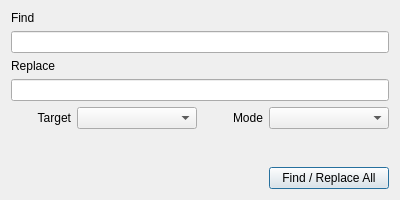
<?xml version="1.0" encoding="UTF-8"?>
<ui version="4.0">
 <class>FindReplaceDialog</class>
 <widget class="QDialog" name="FindReplaceDialog">
  <property name="geometry">
   <rect>
    <x>0</x>
    <y>0</y>
    <width>400</width>
    <height>200</height>
   </rect>
  </property>
  <property name="windowTitle">
   <string>Find / Replace</string>
  </property>
  <layout class="QVBoxLayout" name="verticalLayout">
   <item>
    <layout class="QVBoxLayout" name="verticalLayout_2">
     <item>
      <widget class="QLabel" name="labelFind">
       <property name="text">
        <string>Find</string>
       </property>
      </widget>
     </item>
     <item>
      <widget class="QLineEdit" name="lineEditFind"/>
     </item>
     <item>
      <widget class="QLabel" name="label">
       <property name="text">
        <string>Replace</string>
       </property>
      </widget>
     </item>
     <item>
      <widget class="QLineEdit" name="lineEditReplace"/>
     </item>
     <item>
      <layout class="QHBoxLayout" name="horizontalLayout">
       <item>
        <widget class="QLabel" name="label_2">
         <property name="text">
          <string>Target</string>
         </property>
         <property name="alignment">
          <set>Qt::AlignRight|Qt::AlignTrailing|Qt::AlignVCenter</set>
         </property>
        </widget>
       </item>
       <item>
        <widget class="QComboBox" name="comboBoxTarget">
         <property name="minimumSize">
          <size>
           <width>120</width>
           <height>0</height>
          </size>
         </property>
        </widget>
       </item>
       <item>
        <widget class="QLabel" name="label_3">
         <property name="layoutDirection">
          <enum>Qt::LeftToRight</enum>
         </property>
         <property name="text">
          <string>Mode</string>
         </property>
         <property name="alignment">
          <set>Qt::AlignRight|Qt::AlignTrailing|Qt::AlignVCenter</set>
         </property>
        </widget>
       </item>
       <item>
        <widget class="QComboBox" name="comboBoxMode">
         <property name="minimumSize">
          <size>
           <width>120</width>
           <height>0</height>
          </size>
         </property>
        </widget>
       </item>
      </layout>
     </item>
     <item>
      <spacer name="verticalSpacer">
       <property name="orientation">
        <enum>Qt::Vertical</enum>
       </property>
       <property name="sizeHint" stdset="0">
        <size>
         <width>20</width>
         <height>40</height>
        </size>
       </property>
      </spacer>
     </item>
     <item>
      <layout class="QHBoxLayout" name="horizontalLayout_2">
       <item>
        <spacer name="horizontalSpacer">
         <property name="orientation">
          <enum>Qt::Horizontal</enum>
         </property>
         <property name="sizeHint" stdset="0">
          <size>
           <width>40</width>
           <height>20</height>
          </size>
         </property>
        </spacer>
       </item>
       <item>
        <widget class="QPushButton" name="pushButton">
         <property name="sizePolicy">
          <sizepolicy hsizetype="Preferred" vsizetype="Fixed">
           <horstretch>0</horstretch>
           <verstretch>0</verstretch>
          </sizepolicy>
         </property>
         <property name="minimumSize">
          <size>
           <width>120</width>
           <height>0</height>
          </size>
         </property>
         <property name="text">
          <string>Find / Replace All</string>
         </property>
        </widget>
       </item>
      </layout>
     </item>
    </layout>
   </item>
  </layout>
 </widget>
 <resources/>
 <connections/>
</ui>
